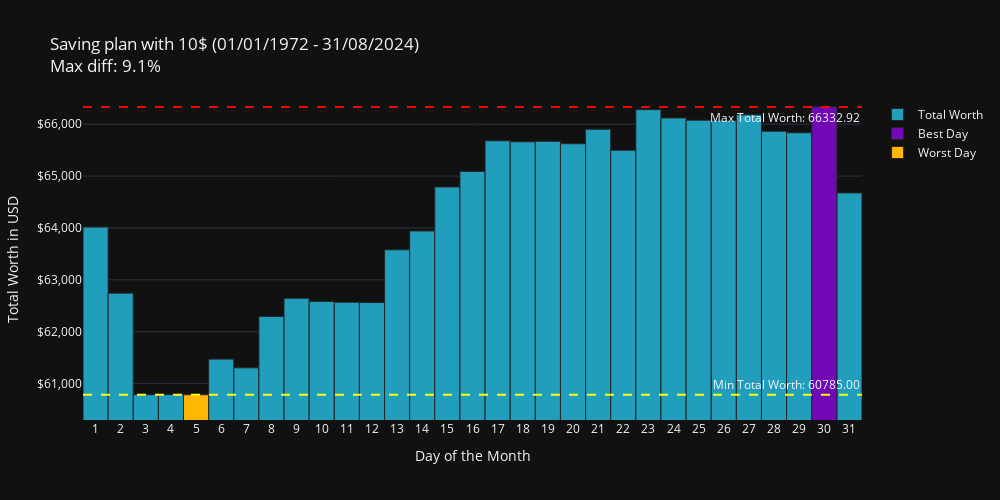

Source (notebook cell):
### Markdown cell above
## Period 1

### Code cell
fig = plot_total_worth(
    df=df,
    invest_amount=10,
    period=(date(1972,1,1), date(2024,8,31)),
    title="Saving plan with 10$"
)
fig.show()

### Figure 1 — Plotly figure (JSON) as saved in the notebook; plotly's stock layout.template omitted (floating-point values rounded to 4 significant figures)
{"data": [{"name": "Total Worth", "type": "bar", "x": [1, 2, 3, 4, 5, 6, 7, 8, 9, 10, 11, 12, 13, 14, 15, 16, 17, 18, 19, 20, 21, 22, 23, 24, 25, 26, 27, 28, 29, 30, 31], "y": [64020.0, 62740.0, 60790.0, 60790.0, 60780.0, 61470.0, 61300.0, 62290.0, 62640.0, 62580.0, 62570.0, 62560.0, 63580.0, 63940.0, 64790.0, 65090.0, 65680.0, 65660.0, 65670.0, 65620.0, 65900.0, 65500.0, 66280.0, 66120.0, 66080.0, 66070.0, 66180.0, 65860.0, 65830.0, 66330.0, 64670.0]}, {"marker": {"color": "#7209b7"}, "name": "Best Day", "type": "bar", "x": [30], "y": [66330.0]}, {"marker": {"color": "#ffb703"}, "name": "Worst Day", "type": "bar", "x": [5], "y": [60780.0]}], "layout": {"annotations": [{"showarrow": false, "text": "Max Total Worth: 66332.92", "x": 1, "xanchor": "right", "xref": "x domain", "y": 66330.0, "yanchor": "top", "yref": "y"}, {"showarrow": false, "text": "Min Total Worth: 60785.00", "x": 1, "xanchor": "right", "xref": "x domain", "y": 60780.0, "yanchor": "bottom", "yref": "y"}], "barmode": "overlay", "height": 500, "shapes": [{"line": {"color": "red", "dash": "dash"}, "type": "line", "x0": 0, "x1": 1, "xref": "x domain", "y0": 66330.0, "y1": 66330.0, "yref": "y"}, {"line": {"color": "yellow", "dash": "dash"}, "type": "line", "x0": 0, "x1": 1, "xref": "x domain", "y0": 60780.0, "y1": 60780.0, "yref": "y"}], "title": {"text": "Saving plan with 10$ (01/01/1972 - 31/08/2024)<br>Max diff: 9.1%"}, "width": 1000, "xaxis": {"tickmode": "array", "tickvals": [1, 2, 3, 4, 5, 6, 7, 8, 9, 10, 11, 12, 13, 14, 15, 16, 17, 18, 19, 20, 21, 22, 23, 24, 25, 26, 27, 28, 29, 30, 31], "title": {"text": "Day of the Month"}}, "yaxis": {"range": [60300.0, 66470.0], "tickformat": "$,.0f", "title": {"text": "Total Worth in USD"}}}}
